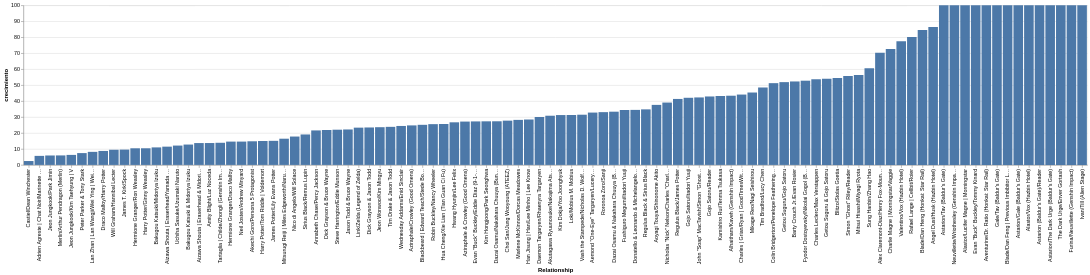

Write notebook code for a chart like this one.
### Markdown cell above
#### Los ships que menos crecieron fueron "Castiel/Dean Winchester" y "Cat-Noir/Ladybug", con 2.45% y 5.67%, respectivamente. Esto puede deberse a que se basan en material que existe desde mucho antes del 2024, por lo que ya hay un "corpus" de obras más completo que en los otros casos.

### Code cell
alt.Chart(data).mark_bar().encode(
    x=alt.X("Relationship", sort="y"),  
    y=alt.Y("crecimiento"))

### Figure 1 — Vega-Lite specification as saved in the notebook (floating-point values rounded to 4 significant figures)
{"config": {"view": {"continuousWidth": 400, "continuousHeight": 300}}, "data": {"name": "data-d947fac22ecbd45b1066802d11e899fa"}, "mark": "bar", "encoding": {"x": {"field": "Relationship", "sort": "y", "type": "nominal"}, "y": {"field": "crecimiento", "type": "quantitative"}}, "$schema": "https://vega.github.io/schema/vega-lite/v4.17.0.json", "datasets": {"data-d947fac22ecbd45b1066802d11e899fa": [{"Rank": 1, "Change": 18, "Relationship": "Aziraphale/Crowley (Good Omens)", "Fandom": "Good Omens (TV)", "Works Gained": 14770, "Total Works": 59648, "Type": "Other", "Race1": "White", "Race2": "White", "crecimiento": 24.76}, {"Rank": 2, "Change": 0, "Relationship": "Sirius Black/Remus Lupin", "Fandom": "Harry Potter - J. K. Rowling", "Works Gained": 9610, "Total Works": 50357, "Type": "M/M", "Race1": "White", "Race2": "White", "crecimiento": 19.08}, {"Rank": 3, "Change": 1, "Relationship": "Dazai Osamu/Nakahara Chuuya (Bungou Stray Dogs)", "Fandom": "文豪ストレイドッグス | Bungou Stray Dogs", "Works Gained": 8960, "Total Works": 32770, "Type": "M/M", "Race1": "Asian", "Race2": "Asian", "crecimiento": 27.34}, {"Rank": 4, "Change": "New", "Relationship": "Astarion/Tav (Baldur's Gate)", "Fandom": "Baldur's Gate (Video Games)", "Works Gained": 8776, "Total Works": 8776, "Type": "Other", "Race1": "White", "Race2": "Ambig", "crecimiento": 100.0}, {"Rank": 5, "Change": 43, "Relationship": "Getou Suguru/Gojo Satoru", "Fandom": "呪術廻戦 | Jujutsu Kaisen (Manga)", "Works Gained": 7948, "Total Works": 15322, "Type": "M/M", "Race1": "Asian", "Race2": "Asian", "crecimiento": 51.87}, {"Rank": 6, "Change": "New", "Relationship": "Alex Claremont-Diaz/Henry Fox-Mountchristen-Windsor", "Fandom": "Red White & Royal Blue - Casey McQuiston", "Works Gained": 7087, "Total Works": 10094, "Type": "M/M", "Race1": "Latino", "Race2": "White", "crecimiento": 70.21}, {"Rank": 7, "Change": 24, "Relationship": "Evan \"Buck\" Buckley/Eddie Diaz (9-1-1 TV)", "Fandom": "9-1-1 (TV)", "Works Gained": 6558, "Total Works": 24057, "Type": "M/M", "Race1": "White", "Race2": "Latino", "crecimiento": 27.26}, {"Rank": 8, "Change": -2, "Relationship": "Regulus Black/James Potter", "Fandom": "Harry Potter - J. K. Rowling", "Works Gained": 6431, "Total Works": 15556, "Type": "M/M", "Race1": "White", "Race2": "White", "crecimiento": 41.34}, {"Rank": 9, "Change": 25, "Relationship": "Draco Malfoy/Harry Potter", "Fandom": "Harry Potter - J. K. Rowling", "Works Gained": 5665, "Total Works": 64692, "Type": "M/M", "Race1": "White", "Race2": "White", "crecimiento": 8.757}, {"Rank": 10, "Change": -9, "Relationship": "Steve Harrington/Eddie Munson", "Fandom": "Stranger Things (TV 2016)", "Works Gained": 5608, "Total Works": 25409, "Type": "M/M", "Race1": "White", "Race2": "White", "crecimiento": 22.07}, {"Rank": 11, "Change": "New", "Relationship": "Neuvillette/Wriothesley (Genshin Impact)", "Fandom": "原神 | Genshin Impact (Video Game)", "Works Gained": 5212, "Total Works": 5212, "Type": "M/M", "Race1": "White", "Race2": "White", "crecimiento": 100.0}, {"Rank": 12, "Change": -9, "Relationship": "Alhaitham/Kaveh (Genshin Impact)", "Fandom": "原神 | Genshin Impact (Video Game)", "Works Gained": 5181, "Total Works": 11947, "Type": "M/M", "Race1": "MENA", "Race2": "MENA", "crecimiento": 43.37}, {"Rank": 13, "Change": -5, "Relationship": "Bakugou Katsuki/Midoriya Izuku", "Fandom": "Boku no Hero Academia | My Hero Academia", "Works Gained": 4732, "Total Works": 43102, "Type": "M/M", "Race1": "Asian", "Race2": "Asian", "crecimiento": 10.98}, {"Rank": 14, "Change": "Re-Entry", "Relationship": "Aziraphale & Crowley (Good Omens)", "Fandom": "Good Omens (TV)", "Works Gained": 4722, "Total Works": 17386, "Type": "Gen", "Race1": "White", "Race2": "White", "crecimiento": 27.16}, {"Rank": 15, "Change": -1, "Relationship": "Han Jisung | Han/Lee Minho | Lee Know", "Fandom": "Stray Kids (Band)", "Works Gained": 4668, "Total Works": 16402, "Type": "M/M", "Race1": "Asian", "Race2": "Asian", "crecimiento": 28.46}, {"Rank": 16, "Change": "New", "Relationship": "Angel Dust/Husk (Hazbin Hotel)", "Fandom": "Hazbin Hotel (Cartoon)", "Works Gained": 4650, "Total Works": 5384, "Type": "M/M", "Race1": "N.H.", "Race2": "N.H.", "crecimiento": 86.37}, {"Rank": 17, "Change": -12, "Relationship": "John \"Soap\" MacTavish/Simon \"Ghost\" Riley", "Fandom": "Call of Duty (Video Games)", "Works Gained": 4592, "Total Works": 10860, "Type": "M/M", "Race1": "White", "Race2": "White", "crecimiento": 42.28}, {"Rank": 18, "Change": -11, "Relationship": "Blackbeard | Edward Teach/Stede Bonnet", "Fandom": "Our Flag Means Death (TV)", "Works Gained": 4544, "Total Works": 18083, "Type": "M/M", "Race1": "Indig", "Race2": "White", "crecimiento": 25.13}, {"Rank": 19, "Change": "New", "Relationship": "Charlie Magne | Morningstar/Vaggie", "Fandom": "Hazbin Hotel (Cartoon)", "Works Gained": 4373, "Total Works": 6019, "Type": "F/F", "Race1": "N.H.", "Race2": "N.H.", "crecimiento": 72.65}, {"Rank": 20, "Change": -8, "Relationship": "Hermione Granger/Draco Malfoy", "Fandom": "Harry Potter - J. K. Rowling", "Works Gained": 4242, "Total Works": 29032, "Type": "F/M", "Race1": "Ambig", "Race2": "White", "crecimiento": 14.61}, {"Rank": 21, "Change": 0, "Relationship": "James Potter/Lily Evans Potter", "Fandom": "Harry Potter - J. K. Rowling", "Works Gained": 4039, "Total Works": 26767, "Type": "F/M", "Race1": "White", "Race2": "White", "crecimiento": 15.09}, {"Rank": 22, "Change": "New", "Relationship": "Blade/Dan Heng (Honkai: Star Rail)", "Fandom": "崩坏：星穹铁道 | Honkai: Star Rail (Video Game)", "Works Gained": 3949, "Total Works": 4668, "Type": "M/M", "Race1": "Asian", "Race2": "Asian", "crecimiento": 84.6}, {"Rank": 23, "Change": 44, "Relationship": "Roronoa Zoro/Sanji", "Fandom": "One Piece (Anime & Manga)", "Works Gained": 3827, "Total Works": 11572, "Type": "M/M", "Race1": "Asian", "Race2": "White", "crecimiento": 33.07}, {"Rank": 24, "Change": "New", "Relationship": "Alastor/Lucifer Magne | Morningstar", "Fandom": "Hazbin Hotel (Cartoon)", "Works Gained": 3746, "Total Works": 3746, "Type": "M/M", "Race1": "N.H.", "Race2": "N.H.", "crecimiento": 100.0}, {"Rank": 25, "Change": 58, "Relationship": "Tim Bradford/Lucy Chen", "Fandom": "The Rookie (TV 2018)", "Works Gained": 3166, "Total Works": 6526, "Type": "F/M", "Race1": "White", "Race2": "Asian", "crecimiento": 48.51}, {"Rank": 26, "Change": 0, "Relationship": "Lan Zhan | Lan Wangji/Wei Ying | Wei Wuxian", "Fandom": "魔道祖师 - 墨香铜臭 | Módào Zǔshī - Mòxiāng Tóngxiù", "Works Gained": 3080, "Total Works": 37658, "Type": "M/M", "Race1": "Asian", "Race2": "Asian", "crecimiento": 8.179}, {"Rank": 27, "Change": "Re-Entry", "Relationship": "Annabeth Chase/Percy Jackson", "Fandom": "Percy Jackson and the Olympians - Rick Riordan", "Works Gained": 3072, "Total Works": 14210, "Type": "F/M", "Race1": "Ambig", "Race2": "White", "crecimiento": 21.62}, {"Rank": 28, "Change": "New", "Relationship": "Evan \"Buck\" Buckley/Tommy Kinard", "Fandom": "9-1-1 (TV)", "Works Gained": 2923, "Total Works": 2923, "Type": "M/M", "Race1": "White", "Race2": "White", "crecimiento": 100.0}, {"Rank": 29, "Change": "New", "Relationship": "Aventurine/Dr. Ratio (Honkai: Star Rail)", "Fandom": "崩坏：星穹铁道 | Honkai: Star Rail (Video Game)", "Works Gained": 2905, "Total Works": 2905, "Type": "M/M", "Race1": "Roma", "Race2": "Ambig", "crecimiento": 100.0}, {"Rank": 30, "Change": 13, "Relationship": "Dazai Osamu & Nakahara Chuuya (Bungou Stray Dogs)", "Fandom": "文豪ストレイドッグス | Bungou Stray Dogs", "Works Gained": 2785, "Total Works": 8350, "Type": "Gen", "Race1": "Asian", "Race2": "Asian", "crecimiento": 33.35}, {"Rank": 31, "Change": "New", "Relationship": "Gale/Tav (Baldur's Gate)", "Fandom": "Baldur's Gate (Video Games)", "Works Gained": 2777, "Total Works": 2777, "Type": "Other", "Race1": "White", "Race2": "Ambig", "crecimiento": 100.0}, {"Rank": 32, "Change": 46, "Relationship": "Will Graham/Hannibal Lecter", "Fandom": "Hannibal (TV)", "Works Gained": 2694, "Total Works": 28318, "Type": "M/M", "Race1": "White", "Race2": "White", "crecimiento": 9.513}, {"Rank": 33, "Change": 51, "Relationship": "Akutagawa Ryuunosuke/Nakajima Atsushi (Bungou Stray Dogs)", "Fandom": "文豪ストレイドッグス | Bungou Stray Dogs", "Works Gained": 2667, "Total Works": 8653, "Type": "M/M", "Race1": "Asian", "Race2": "Asian", "crecimiento": 30.82}, {"Rank": 34, "Change": 1, "Relationship": "Barty Crouch Jr./Evan Rosier", "Fandom": "Harry Potter - J. K. Rowling", "Works Gained": 2658, "Total Works": 5083, "Type": "M/M", "Race1": "White", "Race2": "Ambig", "crecimiento": 52.29}, {"Rank": 35, "Change": 15, "Relationship": "Hua Cheng/Xie Lian (Tian Guan Ci Fu)", "Fandom": "天官赐福 - 墨香铜臭 | Tiān Guān Cì Fú - Mòxiāng Tóngxiù", "Works Gained": 2639, "Total Works": 10293, "Type": "M/M", "Race1": "Asian", "Race2": "Asian", "crecimiento": 25.64}, {"Rank": 36, "Change": -8, "Relationship": "Aizawa Shouta | Eraserhead/Yamada Hizashi | Present Mic", "Fandom": "Boku no Hero Academia | My Hero Academia", "Works Gained": 2590, "Total Works": 22622, "Type": "M/M", "Race1": "Asian", "Race2": "Asian", "crecimiento": 11.45}, {"Rank": 37, "Change": "New", "Relationship": "Colin Bridgerton/Penelope Featherington", "Fandom": "Bridgerton (TV)", "Works Gained": 2579, "Total Works": 5034, "Type": "F/M", "Race1": "White", "Race2": "White", "crecimiento": 51.23}, {"Rank": 38, "Change": "Re-Entry", "Relationship": "Castiel/Dean Winchester", "Fandom": "Supernatural (TV 2005)", "Works Gained": 2562, "Total Works": 105322, "Type": "M/M", "Race1": "White", "Race2": "White", "crecimiento": 2.433}, {"Rank": 39, "Change": "New", "Relationship": "Blitzo/Stolas Goetia", "Fandom": "Helluva Boss (Web Series)", "Works Gained": 2523, "Total Works": 4632, "Type": "M/M", "Race1": "N.H.", "Race2": "N.H.", "crecimiento": 54.47}, {"Rank": 40, "Change": 0, "Relationship": "Nicholas \"Nick\" Nelson/Charles \"Charlie\" Spring", "Fandom": "Heartstopper (TV)", "Works Gained": 2477, "Total Works": 6339, "Type": "M/M", "Race1": "White", "Race2": "White", "crecimiento": 39.08}, {"Rank": 41, "Change": -19, "Relationship": "Marlene McKinnon/Dorcas Meadowes", "Fandom": "Harry Potter - J. K. Rowling", "Works Gained": 2440, "Total Works": 8647, "Type": "F/F", "Race1": "White", "Race2": "Black", "crecimiento": 28.22}, {"Rank": 42, "Change": "New", "Relationship": "Blade/Dan Feng | Previous Imbibitor Lunae (Honkai: Star Rail)", "Fandom": "崩坏：星穹铁道 | Honkai: Star Rail (Video Game)", "Works Gained": 2411, "Total Works": 2411, "Type": "M/M", "Race1": "Asian", "Race2": "Asian", "crecimiento": 100.0}, {"Rank": 43, "Change": -7, "Relationship": "Jeon Jungkook/Kim Taehyung | V", "Fandom": "Bangtan Boys | BTS", "Works Gained": 2345, "Total Works": 37355, "Type": "M/M", "Race1": "Asian", "Race2": "Asian", "crecimiento": 6.278}, {"Rank": 44, "Change": "New", "Relationship": "Gojo Satoru/Reader", "Fandom": "呪術廻戦 | Jujutsu Kaisen (Anime)", "Works Gained": 2331, "Total Works": 5435, "Type": "Other", "Race1": "Asian", "Race2": "Ambig", "crecimiento": 42.89}, {"Rank": 45, "Change": "New", "Relationship": "Astarion/Gale (Baldur's Gate)", "Fandom": "Baldur's Gate (Video Games)", "Works Gained": 2298, "Total Works": 2298, "Type": "M/M", "Race1": "White", "Race2": "White", "crecimiento": 100.0}, {"Rank": 46, "Change": -14, "Relationship": "Bakugou Katsuki & Midoriya Izuku", "Fandom": "Boku no Hero Academia | My Hero Academia", "Works Gained": 2293, "Total Works": 17971, "Type": "Gen", "Race1": "Asian", "Race2": "Asian", "crecimiento": 12.76}, {"Rank": 47, "Change": "New", "Relationship": "Fushiguro Megumi/Itadori Yuuji", "Fandom": "呪術廻戦 | Jujutsu Kaisen (Manga)", "Works Gained": 2292, "Total Works": 6658, "Type": "M/M", "Race1": "Asian", "Race2": "Asian", "crecimiento": 34.42}, {"Rank": 48, "Change": 11, "Relationship": "Simon \"Ghost\" Riley/Reader", "Fandom": "Call of Duty (Video Games)", "Works Gained": 2290, "Total Works": 4106, "Type": "Other", "Race1": "White", "Race2": "Ambig", "crecimiento": 55.77}, {"Rank": 49, "Change": "New", "Relationship": "Alastor/Vox (Hazbin Hotel)", "Fandom": "Hazbin Hotel (Cartoon)", "Works Gained": 2274, "Total Works": 2274, "Type": "M/M", "Race1": "N.H.", "Race2": "N.H.", "crecimiento": 100.0}, {"Rank": 50, "Change": -9, "Relationship": "Kamishiro Rui/Tenma Tsukasa", "Fandom": "Project SEKAI COLORFUL STAGE! (Video Game)", "Works Gained": 2272, "Total Works": 5260, "Type": "M/M", "Race1": "Asian", "Race2": "Asian", "crecimiento": 43.19}, {"Rank": 51, "Change": "New", "Relationship": "Nico di Angelo/Will Solace", "Fandom": "Percy Jackson and the Olympians - Rick Riordan", "Works Gained": 2203, "Total Works": 12388, "Type": "M/M", "Race1": "White", "Race2": "White", "crecimiento": 17.78}, {"Rank": 52, "Change": "New", "Relationship": "Astarion (Baldur's Gate)/Reader", "Fandom": "Baldur's Gate (Video Games)", "Works Gained": 2184, "Total Works": 2184, "Type": "Other", "Race1": "White", "Race2": "Ambig", "crecimiento": 100.0}, {"Rank": 53, "Change": "Re-Entry", "Relationship": "Hermione Granger/Ron Weasley", "Fandom": "Harry Potter - J. K. Rowling", "Works Gained": 2178, "Total Works": 20899, "Type": "F/M", "Race1": "Ambig", "Race2": "White", "crecimiento": 10.42}, {"Rank": 54, "Change": "Re-Entry", "Relationship": "Peter Parker & Tony Stark", "Fandom": "Marvel Cinematic Universe", "Works Gained": 2149, "Total Works": 28996, "Type": "Gen", "Race1": "White", "Race2": "White", "crecimiento": 7.411}, {"Rank": 55, "Change": -40, "Relationship": "Robin Buckley/Nancy Wheeler", "Fandom": "Stranger Things (TV 2016)", "Works Gained": 2122, "Total Works": 8306, "Type": "F/F", "Race1": "White", "Race2": "White", "crecimiento": 25.55}, {"Rank": 56, "Change": "New", "Relationship": "Astarion/The Dark Urge (Baldur's Gate)", "Fandom": "Baldur's Gate (Video Games)", "Works Gained": 2095, "Total Works": 2095, "Type": "Other", "Race1": "White", "Race2": "Ambig", "crecimiento": 100.0}, {"Rank": 57, "Change": -34, "Relationship": "Tartaglia | Childe/Zhongli (Genshin Impact)", "Fandom": "原神 | Genshin Impact (Video Game)", "Works Gained": 2040, "Total Works": 14702, "Type": "M/M", "Race1": "White", "Race2": "Asian", "crecimiento": 13.88}, {"Rank": 58, "Change": 8, "Relationship": "Regulus Black & Sirius Black", "Fandom": "Harry Potter - J. K. Rowling", "Works Gained": 2038, "Total Works": 5855, "Type": "Gen", "Race1": "White", "Race2": "White", "crecimiento": 34.81}, {"Rank": "59=", "Change": -3, "Relationship": "Adrien Agreste | Chat Noir/Marinette Dupain-Cheng | Ladybug", "Fandom": "Miraculous Ladybug", "Works Gained": 1990, "Total Works": 35112, "Type": "F/M", "Race1": "White", "Race2": "Asian", "crecimiento": 5.668}, {"Rank": "59=", "Change": -1, "Relationship": "Kim Dokja/Yoo Joonghyuk", "Fandom": "Omniscient Reader – Sing-Shong", "Works Gained": 1990, "Total Works": 6370, "Type": "M/M", "Race1": "Asian", "Race2": "Asian", "crecimiento": 31.24}, {"Rank": 61, "Change": "New", "Relationship": "Kim Hongjoong/Park Seonghwa", "Fandom": "ATEEZ (Band)", "Works Gained": 1952, "Total Works": 7146, "Type": "M/M", "Race1": "Asian", "Race2": "Asian", "crecimiento": 27.32}, {"Rank": 62, "Change": "New", "Relationship": "Charles Leclerc/Max Verstappen", "Fandom": "Formula 1 RPF", "Works Gained": 1950, "Total Works": 3636, "Type": "M/M", "Race1": "White", "Race2": "White", "crecimiento": 53.63}, {"Rank": 63, "Change": "Re-Entry", "Relationship": "Harry Potter/Tom Riddle | Voldemort", "Fandom": "Harry Potter - J. K. Rowling", "Works Gained": 1917, "Total Works": 12783, "Type": "M/M", "Race1": "White", "Race2": "White", "crecimiento": 15.0}, {"Rank": 64, "Change": "New", "Relationship": "Dick Grayson & Jason Todd", "Fandom": "Batman - All Media Types", "Works Gained": 1822, "Total Works": 7765, "Type": "Gen", "Race1": "Ambig", "Race2": "White", "crecimiento": 23.46}, {"Rank": 65, "Change": "Re-Entry", "Relationship": "Harry Potter/Ginny Weasley", "Fandom": "Harry Potter - J. K. Rowling", "Works Gained": 1819, "Total Works": 17445, "Type": "F/M", "Race1": "White", "Race2": "White", "crecimiento": 10.43}, {"Rank": 66, "Change": 26, "Relationship": "Charles | Grian/Ryan | GoodTimesWithScar", "Fandom": "Hermitcraft SMP", "Works Gained": 1807, "Total Works": 4099, "Type": "M/M", "Race1": "White", "Race2": "White", "crecimiento": 44.08}, {"Rank": 67, "Change": "New", "Relationship": "Valentino/Vox (Hazbin Hotel)", "Fandom": "Hazbin Hotel (Cartoon)", "Works Gained": 1805, "Total Works": 2329, "Type": "M/M", "Race1": "N.H.", "Race2": "N.H.", "crecimiento": 77.5}, {"Rank": 68, "Change": 19, "Relationship": "Uchiha Sasuke/Uzumaki Naruto", "Fandom": "Naruto (Anime & Manga)", "Works Gained": 1799, "Total Works": 14840, "Type": "M/M", "Race1": "Asian", "Race2": "Asian", "crecimiento": 12.12}, {"Rank": 69, "Change": "New", "Relationship": "Gojo Satoru/Itadori Yuuji", "Fandom": "呪術廻戦 | Jujutsu Kaisen (Manga)", "Works Gained": 1782, "Total Works": 4236, "Type": "M/M", "Race1": "Asian", "Race2": "Asian", "crecimiento": 42.07}, {"Rank": 70, "Change": -33, "Relationship": "Aizawa Shouta | Eraserhead & Midoriya Izuku", "Fandom": "Boku no Hero Academia | My Hero Academia", "Works Gained": 1779, "Total Works": 12989, "Type": "Gen", "Race1": "Asian", "Race2": "Asian", "crecimiento": 13.7}, {"Rank": 71, "Change": -44, "Relationship": "Donatello & Leonardo & Michelangelo & Raphael (TMNT)", "Fandom": "Rise of the Teenage Mutant Ninja Turtles (Cartoon 2018)", "Works Gained": 1758, "Total Works": 5098, "Type": "Gen", "Race1": "N.H.", "Race2": "N.H.", "crecimiento": 34.48}, {"Rank": 72, "Change": -9, "Relationship": "James T. Kirk/Spock", "Fandom": "Star Trek: Alternate Original Series (Movies)", "Works Gained": 1731, "Total Works": 18008, "Type": "M/M", "Race1": "White", "Race2": "White", "crecimiento": 9.612}, {"Rank": 73, "Change": "New", "Relationship": "Link/Zelda (Legend of Zelda)", "Fandom": "The Legend of Zelda: Breath of the Wild/Tears of the Kingdom", "Works Gained": 1726, "Total Works": 7390, "Type": "F/M", "Race1": "White", "Race2": "White", "crecimiento": 23.36}, {"Rank": "74=", "Change": "Re-Entry", "Relationship": "Merlin/Arthur Pendragon (Merlin)", "Fandom": "Merlin (TV)", "Works Gained": 1713, "Total Works": 28772, "Type": "M/M", "Race1": "White", "Race2": "White", "crecimiento": 5.954}, {"Rank": "74=", "Change": 22, "Relationship": "Tim Drake & Jason Todd", "Fandom": "Batman - All Media Types", "Works Gained": 1713, "Total Works": 7180, "Type": "Gen", "Race1": "White", "Race2": "White", "crecimiento": 23.86}, {"Rank": 76, "Change": -58, "Relationship": "Amity Blight/Luz Noceda", "Fandom": "The Owl House (Cartoon)", "Works Gained": 1701, "Total Works": 12404, "Type": "F/F", "Race1": "White", "Race2": "Af Lat", "crecimiento": 13.71}, {"Rank": 77, "Change": "Re-Entry", "Relationship": "Jeon Jungkook/Park Jimin", "Fandom": "Bangtan Boys | BTS", "Works Gained": 1666, "Total Works": 28186, "Type": "M/M", "Race1": "Asian", "Race2": "Asian", "crecimiento": 5.911}, {"Rank": 78, "Change": "New", "Relationship": "Getou Suguru & Gojo Satoru", "Fandom": "呪術廻戦 | Jujutsu Kaisen (Manga)", "Works Gained": 1654, "Total Works": 3067, "Type": "Gen", "Race1": "Asian", "Race2": "Asian", "crecimiento": 53.93}, {"Rank": 79, "Change": "New", "Relationship": "Choi San/Jung Wooyoung (ATEEZ)", "Fandom": "ATEEZ (Band)", "Works Gained": 1653, "Total Works": 5959, "Type": "M/M", "Race1": "Asian", "Race2": "Asian", "crecimiento": 27.74}, {"Rank": 80, "Change": "New", "Relationship": "Fyodor Dostoyevsky/Nikolai Gogol (Bungou Stray Dogs)", "Fandom": "文豪ストレイドッグス | Bungou Stray Dogs", "Works Gained": 1645, "Total Works": 3117, "Type": "M/M", "Race1": "White", "Race2": "White", "crecimiento": 52.78}, {"Rank": 81, "Change": "Re-Entry", "Relationship": "Neil Josten/Andrew Minyard", "Fandom": "All For The Game - Nora Sakavic", "Works Gained": 1640, "Total Works": 11221, "Type": "M/M", "Race1": "White", "Race2": "White", "crecimiento": 14.62}, {"Rank": 82, "Change": "New", "Relationship": "Jason Todd & Bruce Wayne", "Fandom": "Batman - All Media Types", "Works Gained": 1610, "Total Works": 7247, "Type": "Gen", "Race1": "White", "Race2": "White", "crecimiento": 22.22}, {"Rank": 83, "Change": "New", "Relationship": "Sung Hanbin/Zhang Hao", "Fandom": "ZEROBASEONE | ZB1 (Korea Band)", "Works Gained": 1601, "Total Works": 2641, "Type": "M/M", "Race1": "Asian", "Race2": "Asian", "crecimiento": 60.62}, {"Rank": 84, "Change": "New", "Relationship": "Mitsurugi Reiji | Miles Edgeworth/Naruhodou Ryuuichi | Phoenix Wright", "Fandom": "逆転裁判 | Gyakuten Saiban | Ace Attorney", "Works Gained": 1580, "Total Works": 9618, "Type": "M/M", "Race1": "Asian", "Race2": "Asian", "crecimiento": 16.43}, {"Rank": 85, "Change": "New", "Relationship": "The Dark Urge/Enver Gortash", "Fandom": "Baldur's Gate (Video Games)", "Works Gained": 1566, "Total Works": 1566, "Type": "Other", "Race1": "Ambig", "Race2": "White", "crecimiento": 100.0}, {"Rank": 86, "Change": -29, "Relationship": "Mikage Reo/Nagi Seishirou", "Fandom": "Blue Lock (Manga)", "Works Gained": 1547, "Total Works": 3410, "Type": "M/M", "Race1": "Asian", "Race2": "Asian", "crecimiento": 45.37}, {"Rank": 87, "Change": -76, "Relationship": "Wednesday Addams/Enid Sinclair", "Fandom": "Wednesday (TV 2022)", "Works Gained": 1545, "Total Works": 6329, "Type": "F/F", "Race1": "Latino", "Race2": "White", "crecimiento": 24.41}, {"Rank": 88, "Change": "Re-Entry", "Relationship": "Loki/Mobius M. Mobius", "Fandom": "Loki (TV 2021)", "Works Gained": 1532, "Total Works": 4897, "Type": "M/M", "Race1": "White", "Race2": "White", "crecimiento": 31.28}, {"Rank": 89, "Change": "Re-Entry", "Relationship": "Akechi Goro/Persona 5 Protagonist", "Fandom": "Persona 5", "Works Gained": 1512, "Total Works": 10208, "Type": "M/M", "Race1": "Asian", "Race2": "Asian", "crecimiento": 14.81}, {"Rank": 90, "Change": "New", "Relationship": "Mitsui Hisashi/Miyagi Ryota", "Fandom": "Slam Dunk (Anime & Manga)", "Works Gained": 1492, "Total Works": 2650, "Type": "M/M", "Race1": "Asian", "Race2": "Asian", "crecimiento": 56.3}, {"Rank": 91, "Change": -74, "Relationship": "Daemon Targaryen/Rhaenyra Targaryen", "Fandom": "House of the Dragon (TV)", "Works Gained": 1489, "Total Works": 4962, "Type": "F/M", "Race1": "White", "Race2": "White", "crecimiento": 30.01}, {"Rank": 92, "Change": "New", "Relationship": "Jeon Wonwoo/Kim Mingyu", "Fandom": "SEVENTEEN (Band)", "Works Gained": 1477, "Total Works": 6250, "Type": "M/M", "Race1": "Asian", "Race2": "Asian", "crecimiento": 23.63}, {"Rank": 93, "Change": "New", "Relationship": "Furina/Neuvillette (Genshin Impact)", "Fandom": "原神 | Genshin Impact (Video Game)", "Works Gained": 1466, "Total Works": 1466, "Type": "F/M", "Race1": "White", "Race2": "White", "crecimiento": 100.0}, {"Rank": 94, "Change": -22, "Relationship": "Hwang Hyunjin/Lee Felix", "Fandom": "Stray Kids (Band)", "Works Gained": 1459, "Total Works": 5465, "Type": "M/M", "Race1": "Asian", "Race2": "Asian", "crecimiento": 26.7}, {"Rank": "95=", "Change": "New", "Relationship": "Dick Grayson & Bruce Wayne", "Fandom": "Batman - All Media Types", "Works Gained": 1451, "Total Works": 6628, "Type": "Gen", "Race1": "Ambig", "Race2": "White", "crecimiento": 21.89}, {"Rank": "95=", "Change": "New", "Relationship": "Rafael Lange | Cellbit/Roier", "Fandom": "QSMP | Quackity SMP", "Works Gained": 1451, "Total Works": 1812, "Type": "M/M", "Race1": "Latino", "Race2": "Latino", "crecimiento": 80.08}, {"Rank": 97, "Change": -72, "Relationship": "Aemond \"One-Eye\" Targaryen/Lucerys Velaryon (Son of Rhaenyra)", "Fandom": "House of the Dragon (TV)", "Works Gained": 1407, "Total Works": 4290, "Type": "M/M", "Race1": "White", "Race2": "White", "crecimiento": 32.8}, {"Rank": 98, "Change": -24, "Relationship": "Aoyagi Touya/Shinonome Akito", "Fandom": "Project SEKAI COLORFUL STAGE! (Video Game)", "Works Gained": 1405, "Total Works": 3735, "Type": "M/M", "Race1": "Asian", "Race2": "Asian", "crecimiento": 37.62}, {"Rank": 99, "Change": "New", "Relationship": "Ivan/Till (Alien Stage)", "Fandom": "Alien Stage (Web Series)", "Works Gained": 1398, "Total Works": 1398, "Type": "M/M", "Race1": "Ambig", "Race2": "Ambig", "crecimiento": 100.0}, {"Rank": 100, "Change": -76, "Relationship": "Vash the Stampede/Nicholas D. Wolfwood", "Fandom": "Trigun (Anime & Manga 1995-2008)", "Works Gained": 1377, "Total Works": 4377, "Type": "M/M", "Race1": "Ambig", "Race2": "Ambig", "crecimiento": 31.46}]}}
